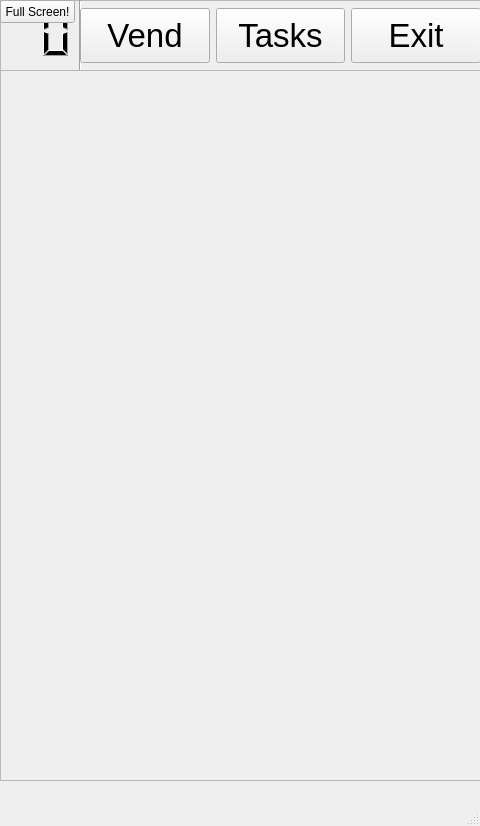
<?xml version="1.0" encoding="UTF-8"?>
<ui version="4.0">
 <class>MainWindow</class>
 <widget class="QMainWindow" name="MainWindow">
  <property name="geometry">
   <rect>
    <x>0</x>
    <y>0</y>
    <width>480</width>
    <height>826</height>
   </rect>
  </property>
  <property name="maximumSize">
   <size>
    <width>710</width>
    <height>16777215</height>
   </size>
  </property>
  <property name="windowTitle">
   <string>MainWindow</string>
  </property>
  <widget class="QWidget" name="centralwidget">
   <widget class="QFrame" name="topFrame">
    <property name="geometry">
     <rect>
      <x>0</x>
      <y>0</y>
      <width>481</width>
      <height>71</height>
     </rect>
    </property>
    <property name="frameShape">
     <enum>QFrame::StyledPanel</enum>
    </property>
    <property name="frameShadow">
     <enum>QFrame::Raised</enum>
    </property>
    <widget class="QLCDNumber" name="lcdNumber">
     <property name="geometry">
      <rect>
       <x>0</x>
       <y>0</y>
       <width>81</width>
       <height>61</height>
      </rect>
     </property>
     <property name="layoutDirection">
      <enum>Qt::RightToLeft</enum>
     </property>
     <property name="frameShadow">
      <enum>QFrame::Plain</enum>
     </property>
     <property name="lineWidth">
      <number>0</number>
     </property>
     <property name="numDigits">
      <number>2</number>
     </property>
    </widget>
    <widget class="Line" name="line">
     <property name="geometry">
      <rect>
       <x>70</x>
       <y>0</y>
       <width>20</width>
       <height>121</height>
      </rect>
     </property>
     <property name="orientation">
      <enum>Qt::Vertical</enum>
     </property>
    </widget>
    <widget class="QWidget" name="gridLayoutWidget_2">
     <property name="geometry">
      <rect>
       <x>80</x>
       <y>0</y>
       <width>401</width>
       <height>71</height>
      </rect>
     </property>
     <layout class="QGridLayout" name="gridLayout_2">
      <item row="0" column="0">
       <widget class="QPushButton" name="vendButton">
        <property name="minimumSize">
         <size>
          <width>0</width>
          <height>55</height>
         </size>
        </property>
        <property name="font">
         <font>
          <pointsize>25</pointsize>
         </font>
        </property>
        <property name="text">
         <string>Vend</string>
        </property>
       </widget>
      </item>
      <item row="0" column="2">
       <widget class="QPushButton" name="resetButton">
        <property name="minimumSize">
         <size>
          <width>0</width>
          <height>55</height>
         </size>
        </property>
        <property name="font">
         <font>
          <pointsize>25</pointsize>
         </font>
        </property>
        <property name="text">
         <string>Exit</string>
        </property>
       </widget>
      </item>
      <item row="0" column="1">
       <widget class="QPushButton" name="taskButton">
        <property name="minimumSize">
         <size>
          <width>0</width>
          <height>55</height>
         </size>
        </property>
        <property name="font">
         <font>
          <pointsize>25</pointsize>
         </font>
        </property>
        <property name="text">
         <string>Tasks</string>
        </property>
       </widget>
      </item>
     </layout>
    </widget>
    <zorder>lcdNumber</zorder>
    <zorder>line</zorder>
    <zorder>gridLayoutWidget_2</zorder>
    <zorder>BodyFrame</zorder>
   </widget>
   <widget class="QFrame" name="BodyFrame">
    <property name="geometry">
     <rect>
      <x>0</x>
      <y>70</y>
      <width>481</width>
      <height>711</height>
     </rect>
    </property>
    <property name="frameShape">
     <enum>QFrame::StyledPanel</enum>
    </property>
    <property name="frameShadow">
     <enum>QFrame::Raised</enum>
    </property>
   </widget>
   <widget class="QPushButton" name="full_screen">
    <property name="geometry">
     <rect>
      <x>0</x>
      <y>0</y>
      <width>75</width>
      <height>23</height>
     </rect>
    </property>
    <property name="text">
     <string>Full Screen!</string>
    </property>
   </widget>
  </widget>
  <widget class="QMenuBar" name="menubar">
   <property name="geometry">
    <rect>
     <x>0</x>
     <y>0</y>
     <width>480</width>
     <height>25</height>
    </rect>
   </property>
  </widget>
  <widget class="QStatusBar" name="statusbar"/>
 </widget>
 <resources/>
 <connections/>
</ui>
